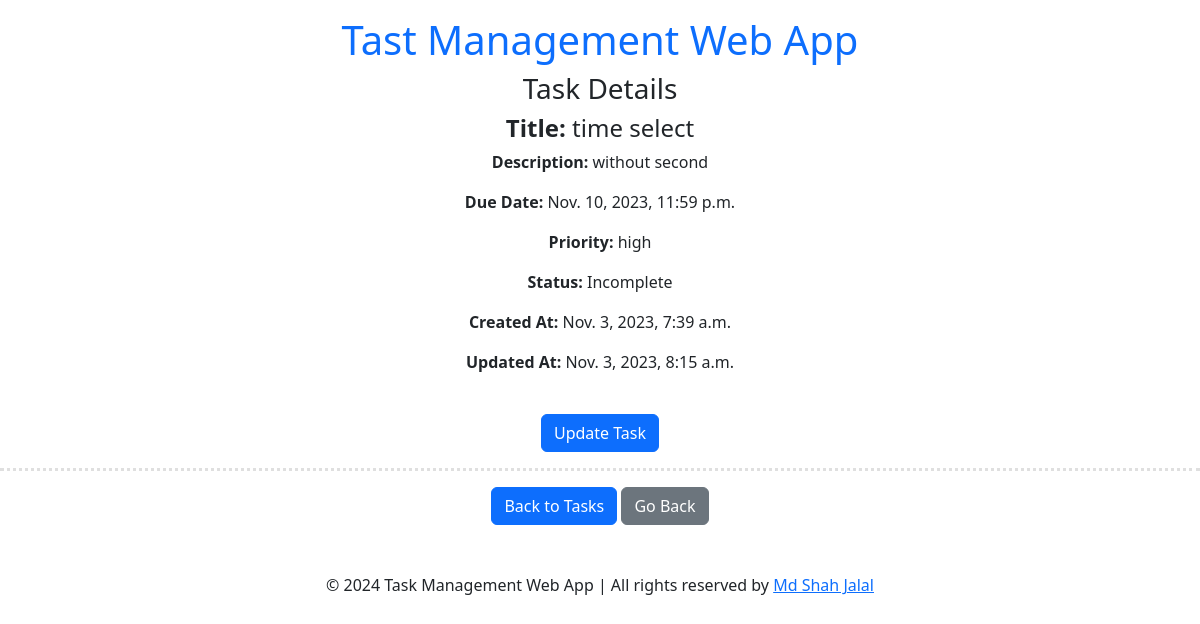
/task/13/ (signed in), run on an earlier commit of the app's database.
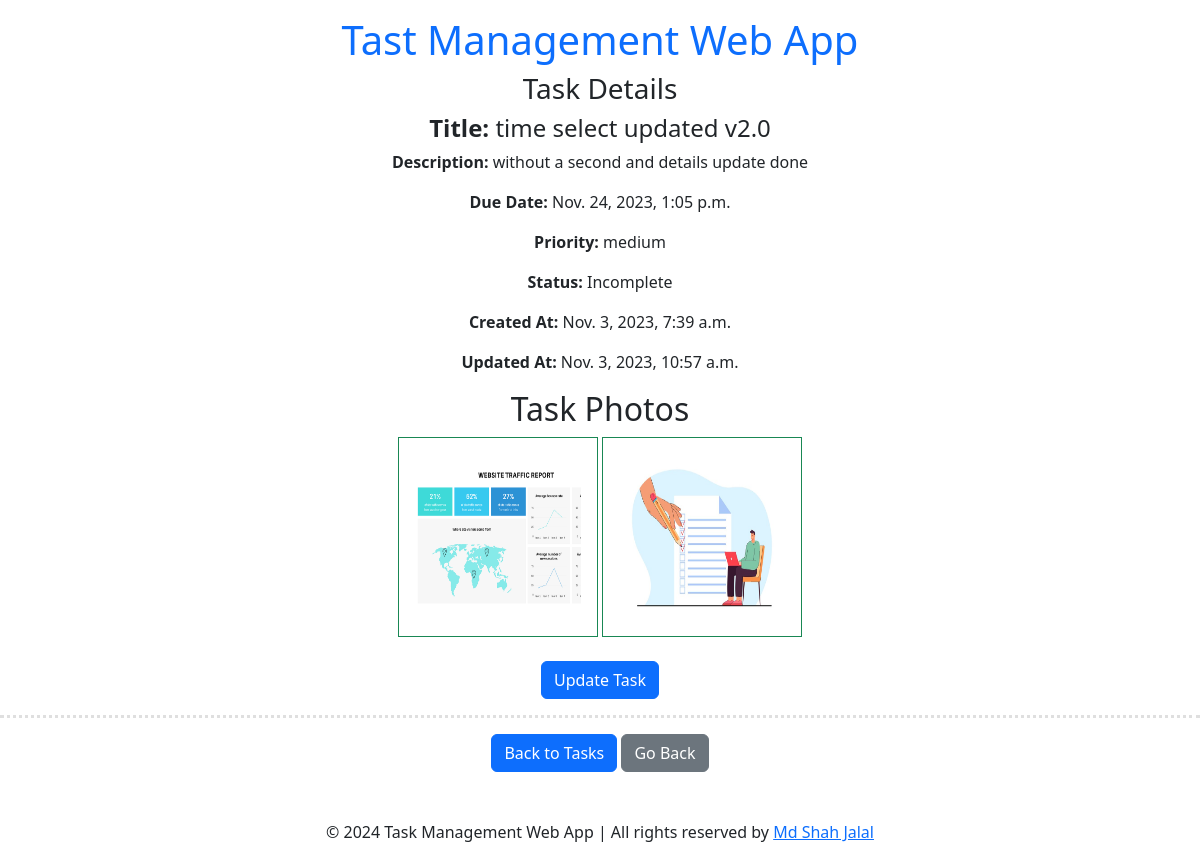
And on a later commit of the database.
### todoapp/models.py (models this page shows, shortened)
class TaskModel(models.Model):
    user = models.ForeignKey(User, on_delete=models.CASCADE, default=1)
    taskTitle = models.CharField(max_length=100)
    taskDescription = models.TextField()
    is_completed = models.BooleanField(default=False)
    taskDueDate = models.DateTimeField(default=timezone.now)
    taskPriority = models.CharField(max_length=20, choices=[
        ('low', 'Low'),
        ('medium', 'Medium'),
        ('high', 'High'),
    ])
    images = models.ManyToManyField('Photo', related_name='tasks', blank=True)
    created_at = models.DateTimeField(default=timezone.now)  # Use timezone.now to set the current timestamp
    updated_at = models.DateTimeField(auto_now=True)  # This field will automatically update on every save

class Photo(models.Model):
    image = models.ImageField(upload_to='task_photos')

### todoapp/views.py (the view)
# urls.py: path('task/<int:task_id>/', task_details, name='task_details'),
@login_required
def task_details(request, task_id):
    task = get_object_or_404(TaskModel, pk=task_id, user=request.user)
    return render(request, 'task_details.html', {'task': task})

### todoapp/templates/task_details.html
{% extends 'base.html' %}
{% block content %}
<div class="w-full mx-auto text-center px-5">
  <h3>Task Details</h3>
  <div>
    <h4><strong>Title:</strong> {{ task.taskTitle }}</h4>
    <p><strong>Description:</strong> {{ task.taskDescription }}</p>
    <p><strong>Due Date:</strong> {{ task.taskDueDate }}</p>
    <p><strong>Priority:</strong> {{ task.taskPriority }}</p>
    <p>
      <strong>Status:</strong> {% if task.is_completed %}Complete{% else %}Incomplete{% endif %}
    </p>
    <p><strong>Created At:</strong> {{ task.created_at }}</p>
    <p><strong>Updated At:</strong> {{ task.updated_at }}</p>
    <div class="container">
      <div class="row justify-content-md-center">
        <div>
          {% if task.images.exists %}
            <h2>Task Photos</h2>
          {% endif %}
          <div class="col md:col-2 mb-4">
            {% for photo in task.images.all %}
              <img
                class="p-3 border border-success"
                src="{{ photo.image.url }}"
                width="200"
                height="200"
                alt="Task Photo"
              />
            {% endfor %}
          </div>
          {% if not task.is_completed %}
            <a href="{% url 'update_task' task.id %}" class="btn btn-primary">Update Task</a>
          {% endif %}
        </div>
      </div>
    </div>
  </div>
</div>
<hr style="border-top: 3px dotted #838282" class="dotted" />
<div class="text-center">
  <a class="btn btn-primary" href="{% url 'show_tasks' %}">Back to Tasks</a>
  <a class="btn btn-secondary" href="javascript:history.back()">Go Back</a>
</div>
{% endblock %}

### todoapp/templates/base.html (shortened to what this page needs)
<!DOCTYPE html>
<html lang="en">
<head>
    <link href="https://cdn.jsdelivr.net/npm/bootstrap@5.3.1/dist/css/bootstrap.min.css" rel="stylesheet">
</head>
<body>
    <header class="mt-3">
        <h1 class="text-center text-primary">Tast Management Web App</h1>
    </header>
    <div class="content">
        {% block content %}{% endblock %}
    </div>
    <footer class="text-center mt-5">
        <p>&copy; 2024 Task Management Web App | All rights reserved by <a target=”_blank” href="https://www.linkedin.com/in/ProgrammerShahJalal/">Md Shah Jalal</a></p>
    </footer>
</body>
</html>

What changed in the data, as far as the page shows it:
changed TaskModel: taskTitle "time select" → "time select updated v2.0"; taskDescription "without second" → "without a second and details update done"; taskDueDate "Nov. 10, 2023, 11:59 p.m." → "Nov. 24, 2023, 1:05 p.m."; taskPriority "high" → "medium"; updated_at "Nov. 3, 2023, 8:15 a.m." → "Nov. 3, 2023, 10:57 a.m."
added Photo: image (picture)
added Photo: image (picture)
Also different on the page:
text now shown: "Task Photos"
